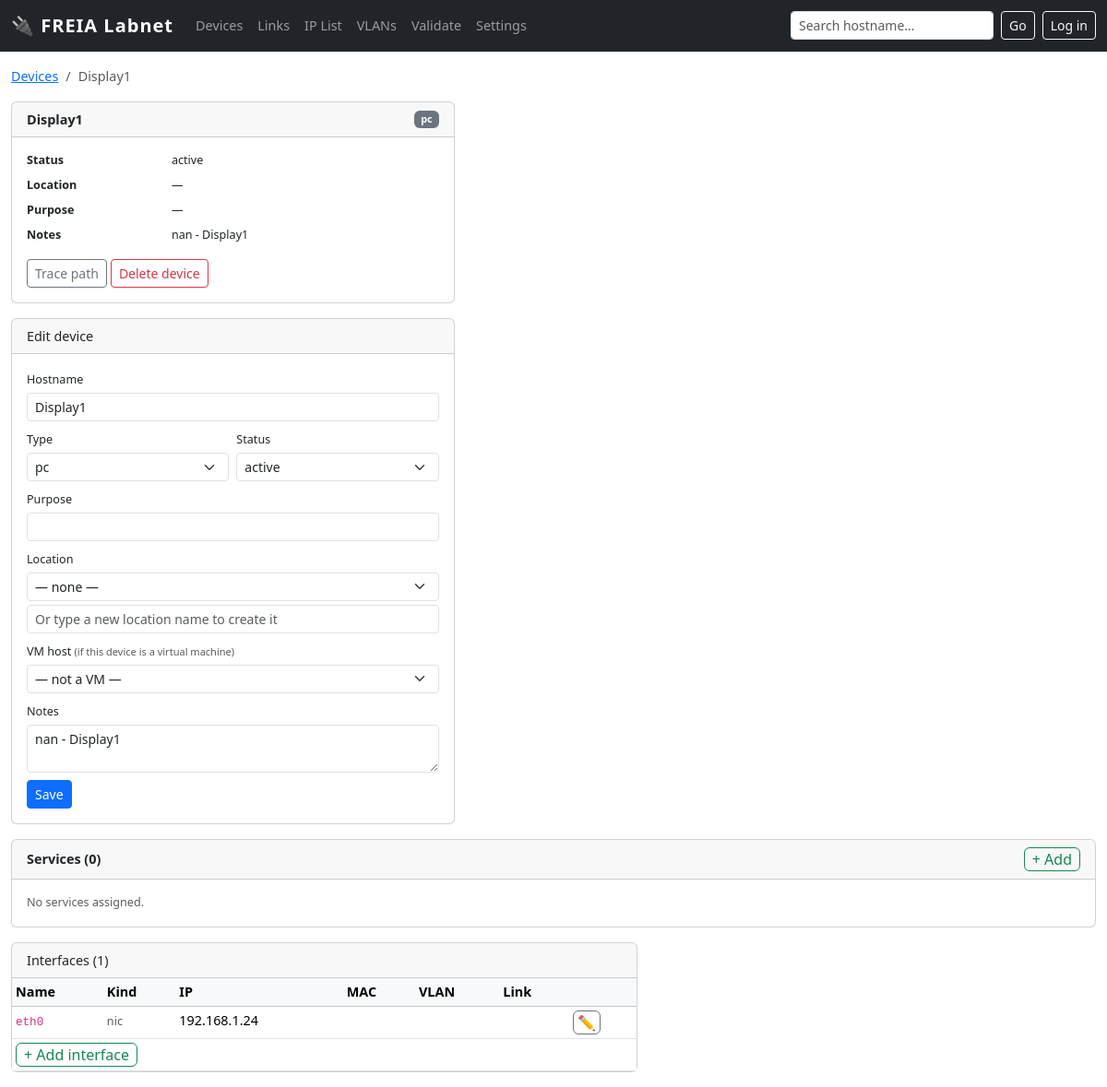
The app's page /device/51, older data.
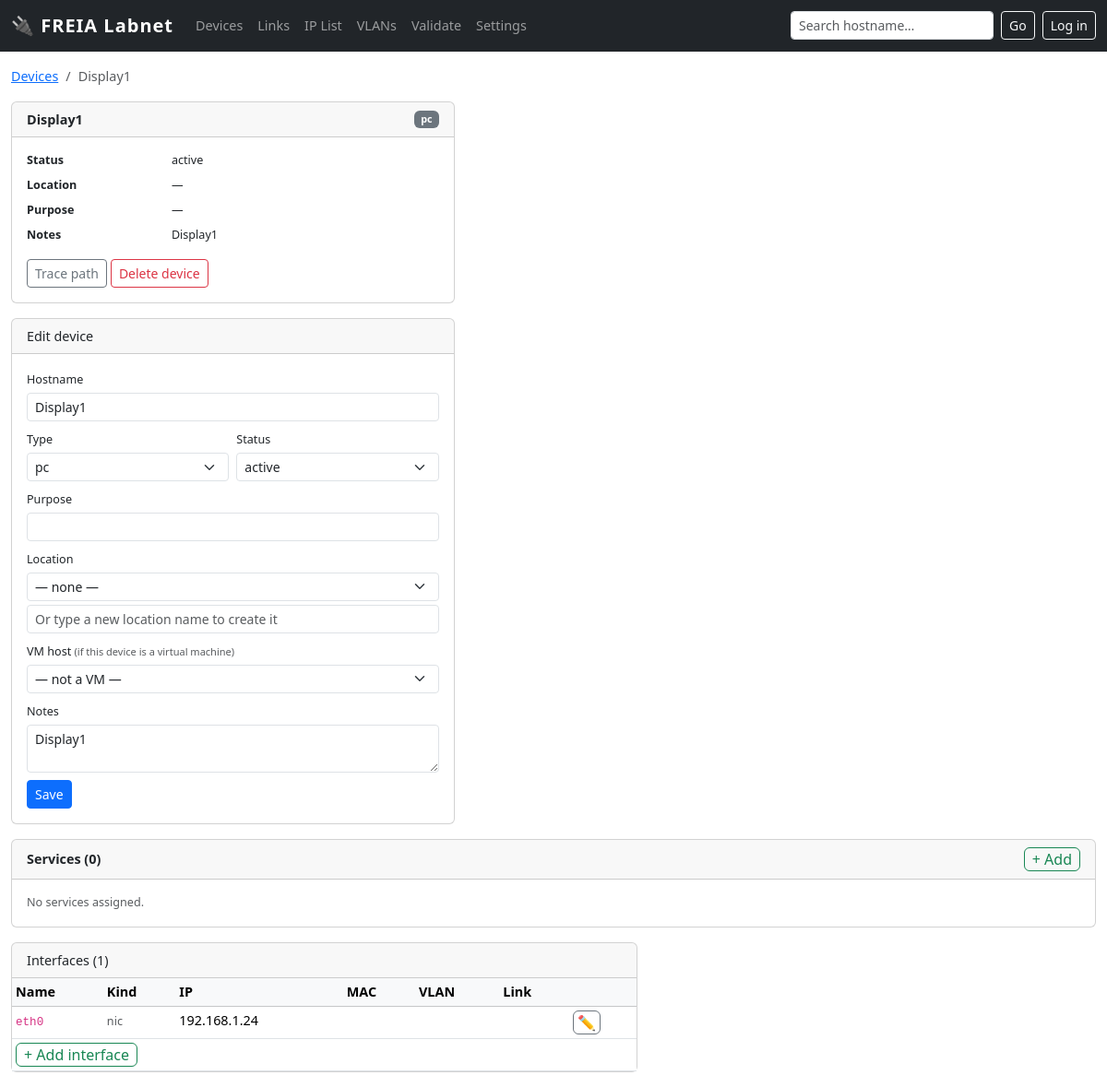
The same page, newer data.
### tables this page shows
CREATE TABLE "device" (
    id INTEGER PRIMARY KEY,
    hostname TEXT UNIQUE,
    kind TEXT NOT NULL,
    vendor_model TEXT,
    os TEXT,
    serial TEXT,
    location_id INTEGER REFERENCES location(id),
    owner TEXT,
    purpose TEXT,
    status TEXT NOT NULL DEFAULT 'active' CHECK(status IN (
        'active','spare','loan','disconnected','retired','planned'
    )),
    notes TEXT,
    vm_host_id INTEGER REFERENCES device(id)
);

CREATE TABLE enum_value (
        id       INTEGER PRIMARY KEY,
        category TEXT NOT NULL,
        value    TEXT NOT NULL,
        UNIQUE(category, value)
    );

### app.py (the view, shortened to what this page needs)
@app.route('/device/<int:dev_id>')
def device(dev_id):
    dev = query(
        "SELECT d.*, l.name as location_name FROM device d "
        "LEFT JOIN location l ON l.id=d.location_id WHERE d.id=?",
        (dev_id,), one=True)
    if not dev:
        flash('Device not found', 'danger')
        return redirect(url_for('devices'))
    ifaces = query(
        "SELECT i.*, v.vid, v.name as vlan_name FROM iface i "
        "LEFT JOIN vlan v ON v.id=i.vlan_id WHERE i.device_id=?"
        " ORDER BY CAST(i.name AS INTEGER), i.name",
        (dev_id,))
    links = {}
    for iface in ifaces:
        lnks = query("""
            SELECT l.id as link_id, l.cable_nr, l.status, cr.type as cable_type,
                   CASE WHEN l.a_iface_id=? THEN l.b_iface_id ELSE l.a_iface_id END as remote_iface_id
            FROM link l LEFT JOIN cable_ref cr ON cr.nr=l.cable_nr
            WHERE l.a_iface_id=? OR l.b_iface_id=?
        """, (iface['id'], iface['id'], iface['id']))
    dev_services = query("""
        SELECT ds.id, s.name, s.category, ds.role, ds.notes
        FROM device_service ds JOIN service s ON s.id=ds.service_id
        WHERE ds.device_id=? ORDER BY s.category, s.name
    """, (dev_id,))
    all_services = query("SELECT id, name, category FROM service ORDER BY category, name")
    assigned_ids = {r['id'] for r in dev_services}
    avail_services = [s for s in all_services if s['id'] not in assigned_ids]
    vm_host = None
    if dev['vm_host_id']:
        vm_host = query("SELECT id, hostname FROM device WHERE id=?",
                        (dev['vm_host_id'],), one=True)
    hosted_vms = query(
        "SELECT id, hostname FROM device WHERE vm_host_id=? ORDER BY hostname",
        (dev_id,))
    locations = query("SELECT id, name, building, rack FROM location ORDER BY name")
    vlans     = query("SELECT id, vid, name FROM vlan ORDER BY vid")
    all_devs  = query("SELECT id, hostname FROM device ORDER BY hostname")
    return render_template('device.html', dev=dev, ifaces=ifaces, links=links,
        kinds=device_kinds(), statuses=device_statuses(), iface_kinds=IFACE_KINDS,
        locations=locations, vlans=vlans, all_devs=all_devs,
        dev_services=dev_services, avail_services=avail_services,
        vm_host=vm_host, hosted_vms=hosted_vms)

### app.py (called while the page is built)
@app.before_request
def _require_login_for_writes():
    if not _AUTH_HASH:
        return                            # no password set → open (dev mode)
    if request.endpoint in ('login', 'logout', 'static'):
        return
    if request.method == 'POST' and not current_user.is_authenticated:
        flash('Please log in to make changes.', 'warning')
        return redirect(url_for('login'))

def get_enum(category):
    try:
        rows = query("SELECT value FROM enum_value WHERE category=? ORDER BY value", (category,))
        return [r['value'] for r in rows]
    except Exception:
        return []

def device_kinds():    return get_enum('device_kind')

def device_statuses(): return get_enum('device_status')

def get_db():
    db = getattr(g, '_database', None)
    if db is None:
        db = g._database = sqlite3.connect(LABNET_PATH)
        db.row_factory = sqlite3.Row
        db.execute('PRAGMA foreign_keys = ON')
    return db

def query(sql, args=(), one=False):
    cur = get_db().execute(sql, args)
    rv = cur.fetchall()
    return (rv[0] if rv else None) if one else rv

### templates/device.html (shortened to what the changed rows need)
{% extends "base.html" %}
{% block content %}
<nav aria-label="breadcrumb" class="mb-2">
  <ol class="breadcrumb">
    <li class="breadcrumb-item"><a href="/devices">Devices</a></li>
    <li class="breadcrumb-item active">{{ dev['hostname'] }}</li>
  </ol>
</nav>
<div class="row g-3">
  <div class="col-lg-5">
    <div class="card mb-3">
      <div class="card-header d-flex justify-content-between align-items-center">
        <strong>{{ dev['hostname'] }}</strong>
        <span class="badge bg-secondary">{{ dev['kind'] }}</span>
      </div>
      <div class="card-body">
        <dl class="row mb-0 small">
          <dt class="col-4">Status</dt><dd class="col-8">{{ dev['status'] }}</dd>
          <dt class="col-4">Location</dt><dd class="col-8">{{ dev['location_name'] or '—' }}</dd>
          <dt class="col-4">Purpose</dt><dd class="col-8">{{ dev['purpose'] or '—' }}</dd>
          <dt class="col-4">Notes</dt><dd class="col-8">{{ dev['notes'] or '—' }}</dd>
        </dl>
      </div>
    </div>
    <div class="card">
      <div class="card-body">
        <form method="post" action="/device/{{ dev['id'] }}/edit">
          <div class="mb-2">
            <label class="form-label small mb-1">Hostname</label>
            <input type="text" name="hostname" class="form-control form-control-sm"
                   value="{{ dev['hostname'] or '' }}" required>
          </div>
          <div class="row g-2 mb-2">
            <div class="col">
              <label class="form-label small mb-1">Type</label>
              <select name="kind" class="form-select form-select-sm">
                {% for k in kinds %}
                <option value="{{ k }}" {% if k == dev['kind'] %}selected{% endif %}>{{ k }}</option>
                {% endfor %}
              </select>
            </div>
            <div class="col">
              <label class="form-label small mb-1">Status</label>
              <select name="status" class="form-select form-select-sm">
                {% for s in statuses %}
                <option value="{{ s }}" {% if s == dev['status'] %}selected{% endif %}>{{ s }}</option>
                {% endfor %}
              </select>
            </div>
          </div>
          <div class="mb-2">
            <label class="form-label small mb-1">Notes</label>
            <textarea name="notes" class="form-control form-control-sm" rows="2">{{ dev['notes'] or '' }}</textarea>
          </div>
        </form>
      </div>
    </div>
  </div>
  <div class="col-lg-7">
    <div class="card">
      <div class="table-responsive">
        <table class="table table-sm table-hover mb-0">
          <thead class="table-light">
            <tr>
              <th>Name</th><th>Kind</th><th>IP</th><th>MAC</th><th>VLAN</th><th>Link</th><th></th>
            </tr>
          </thead>
        </table>
      </div>
    </div>
  </div>
</div>
{% endblock %}

Row changes from the older to the newer data that the page shows:
changed device "Display1": notes "nan - Display1" → "Display1"
